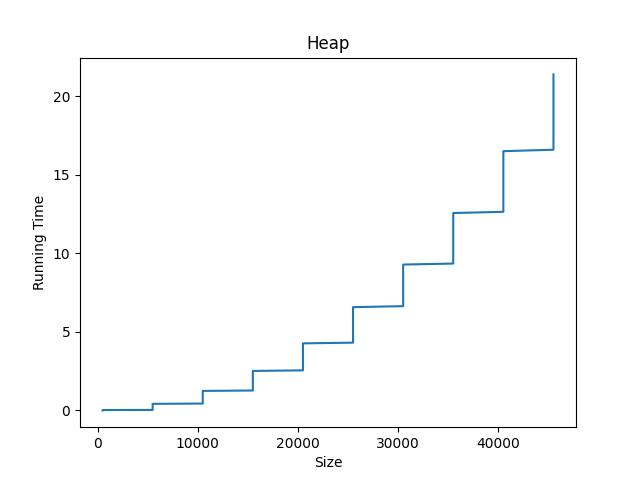

Source code (Python):
import time
import random
import matplotlib.pyplot as plt
class Heap:
    def __init__(self):
        self._heap = []

    def _swap(self, i, j):
        self._heap[i], self._heap[j] = self._heap[j], self._heap[i]

    def _last_idx(self):
        return len(self._heap) - 1

    def _left(self, i):
        return i * 2 + 1

    def _right(self, i):
        return i * 2 + 2

    def _parent(self, i):
        return (i - 1) // 2

    def _has_left(self, i):
        return self._left(i) < len(self._heap)

    def _has_right(self, i):
        return self._right(i) < len(self._heap)

    def empty(self):
        return len(self._heap) == 0

    def add(self, key):
        self._heap.append(key)

        j = self._last_idx()

        while j > 0 and self._heap[j] < self._heap[self._parent(j)]:
            self._swap(j, self._parent(j))
            j = self._parent(j)


    def remove_min(self):
        if self.empty():
            raise Exception()

        self._swap(0, self._last_idx())
        result = self._heap[-1]
        self._heap.pop()

        # push new element down the heap
        j = 0
        while True:
            min = j
            if self._has_left(j) and self._heap[self._left(j)] < self._heap[min]:
                min = self._left(j)

            if self._has_right(j) and self._heap[self._right(j)] < self._heap[min]:
                min = self._right(j)

            if min == j:
                #found right location for min, break
                break

            self._swap(j, min)
            j = min

        return result


def heap_sort(l):
    heap = Heap()
    #phase I: nlogn
    for e in l:
        heap.add(e)

    sorted_list = []
    #phase II: nlogn
    while not heap.empty():
        sorted_list.append(heap.remove_min())

    return sorted_list

sumtime = 0 
x = 500
n = 500
c = 0
a = 1
averagetime = 0
xaxis = []
yaxis = []


while c < 10:
    
    listy = list(random.sample(range(0,x),n))
    for i in range(50):

        time1 = time.time()
        heap_sort(listy)
        time2 = time.time()
        averagetime = averagetime + (time2 - time1)
        averagetimeperlist = averagetime/10
        xaxis.append(averagetimeperlist)
        yaxis.append(n)

    print("List ", a, " time is ", averagetimeperlist, " the size is: ", n)
    sumtime = sumtime + averagetimeperlist

    x = x + 100000
    n = n + 5000
    c = c + 1
    a = a + 1

finaltime = sumtime/10
print("The average of all of the list times is ", finaltime)

plt.title('Heap')
plt.plot(yaxis,xaxis)
plt.ylabel('Running Time')
plt.xlabel('Size')
plt.show()
